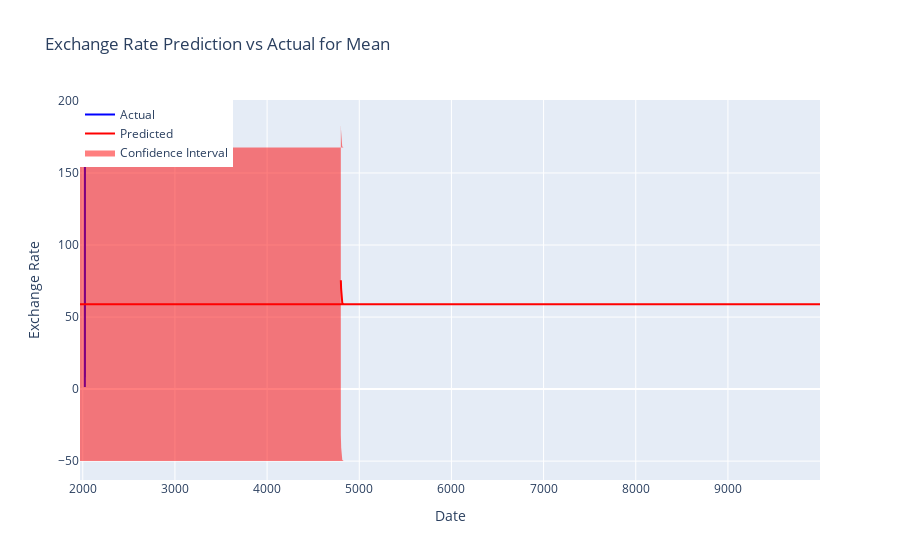

Source (notebook cell):
### Code cell
import plotly.graph_objects as go

# Create a plotly figure
fig = go.Figure()

# Plot Actual Data
fig.add_trace(go.Scatter(x=data.index, y=data[target_column], mode='lines', name='Actual', line=dict(color='blue')))

# Plot Predicted Values
fig.add_trace(go.Scatter(x=full_forecast.predicted_mean.index, y=full_forecast.predicted_mean.values, mode='lines',
                         name='Predicted', line=dict(color='red')))

# Add Confidence Intervals (if available)
if 'conf_int' in dir(full_forecast):
    ci = full_forecast.conf_int()
    fig.add_trace(go.Scatter(x=ci.index, y=ci.iloc[:, 0], fill=None, mode='lines', line=dict(color='rgba(255,0,0,0)'),
                             showlegend=False))
    fig.add_trace(go.Scatter(x=ci.index, y=ci.iloc[:, 1], fill='tonexty', mode='lines', line=dict(color='rgba(255,0,0,0)'),
                             name='Confidence Interval'))

# Update layout
fig.update_layout(title=f'Exchange Rate Prediction vs Actual for {target_column}',
                  xaxis_title='Date', yaxis_title='Exchange Rate',
                  yaxis2=dict(title='Exchange Rate', overlaying='y', side='right'),
                  legend=dict(x=0, y=1, traceorder='normal'))

# Show the figure
fig.show()

### Figure 1 — Plotly figure (JSON) as saved in the notebook; plotly's stock layout.template omitted (floating-point values rounded to 4 significant figures; data arrays with more than 128 entries replaced by an {"elided": "..."} marker saying what was removed)
{"data": [{"line": {"color": "blue"}, "mode": "lines", "name": "Actual", "type": "scatter", "x": {"elided": "6000 str values"}, "y": {"elided": "6000 float values"}}, {"line": {"color": "red"}, "mode": "lines", "name": "Predicted", "type": "scatter", "x": {"elided": "6000 int values"}, "y": {"elided": "6000 float values"}}, {"line": {"color": "rgba(255,0,0,0)"}, "mode": "lines", "showlegend": false, "type": "scatter", "x": {"elided": "6000 int values"}, "y": {"elided": "6000 float values"}}, {"fill": "tonexty", "line": {"color": "rgba(255,0,0,0)"}, "mode": "lines", "name": "Confidence Interval", "type": "scatter", "x": {"elided": "6000 int values"}, "y": {"elided": "6000 float values"}}], "layout": {"legend": {"traceorder": "normal", "x": 0, "y": 1}, "title": {"text": "Exchange Rate Prediction vs Actual for Mean"}, "xaxis": {"title": {"text": "Date"}}, "yaxis": {"title": {"text": "Exchange Rate"}}, "yaxis2": {"overlaying": "y", "side": "right", "title": {"text": "Exchange Rate"}}}}
